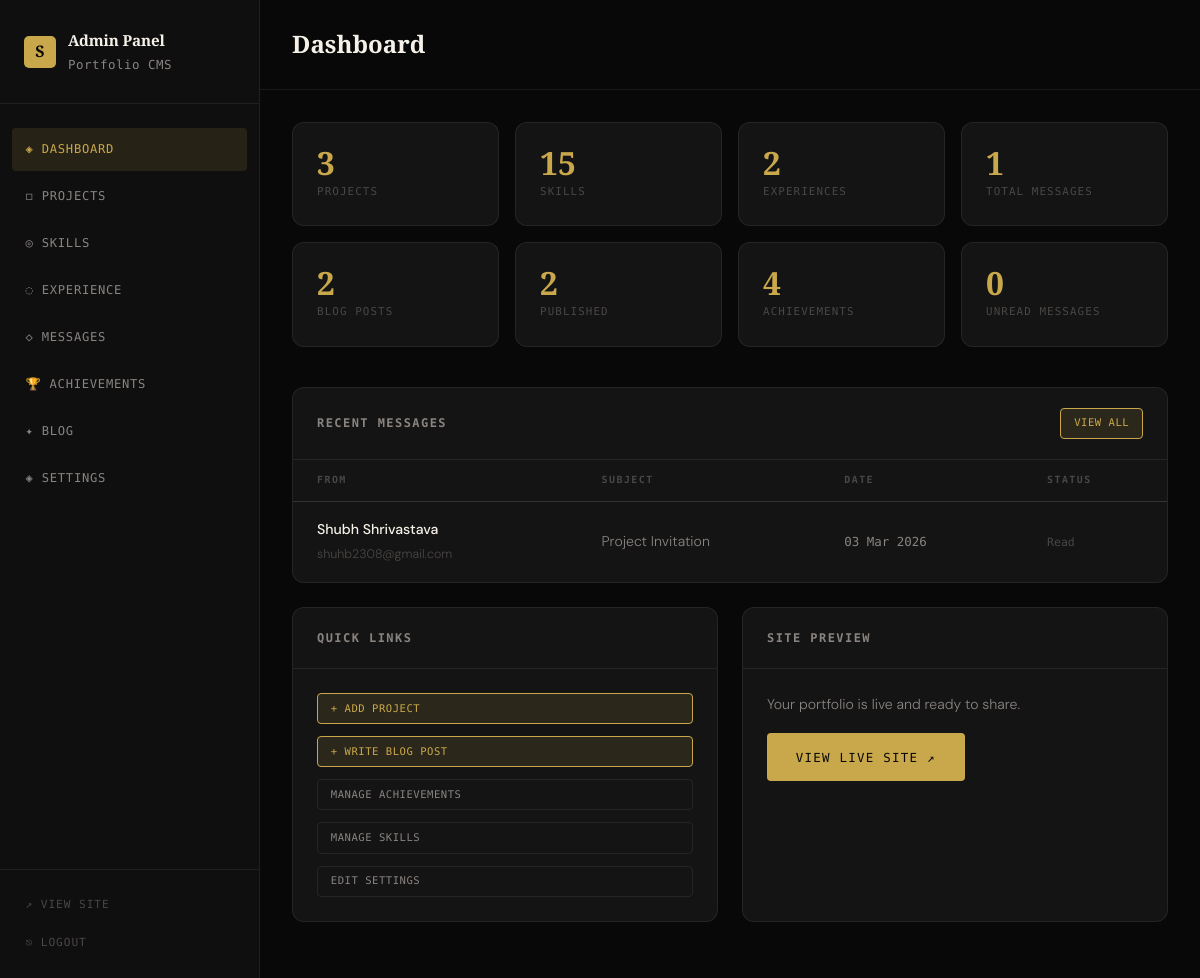
/admin (signed in), run on the app's committed database.
### models.py (models this page shows)
class Message(db.Model):
    id = db.Column(db.Integer, primary_key=True)
    name = db.Column(db.String(200), nullable=False)
    email = db.Column(db.String(200), nullable=False)
    subject = db.Column(db.String(300))
    message = db.Column(db.Text, nullable=False)
    is_read = db.Column(db.Boolean, default=False)
    created_at = db.Column(db.DateTime, default=datetime.utcnow)

### app.py (the view)
@app.route('/admin')
@login_required
def admin_dashboard():
    stats = {
        'projects': Project.query.count(),
        'skills': Skill.query.count(),
        'experience': Experience.query.count(),
        'messages': Message.query.count(),
        'unread': Message.query.filter_by(is_read=False).count(),
        'blogs': BlogPost.query.count(),
        'published_blogs': BlogPost.query.filter_by(published=True).count(),
        'achievements': Achievement.query.count(),
    }
    recent_messages = Message.query.order_by(Message.created_at.desc()).limit(5).all()
    return render_template('admin/dashboard.html', stats=stats, recent_messages=recent_messages)

### app.py (called while the page is built)
def login_required(f):
    @wraps(f)
    def decorated(*args, **kwargs):
        if not session.get('admin_logged_in'):
            return redirect(url_for('admin_login'))
        return f(*args, **kwargs)
    return decorated

### templates/admin/dashboard.html (shortened to what this page needs)
{% extends "admin/base_admin.html" %}
{% block page_title %}Dashboard{% endblock %}
{% block content %}
<div class="admin-stats-grid">
  <div class="admin-stat">
    <div class="num">{{ stats.projects }}</div>
    <div class="label">Projects</div>
  </div>
  <div class="admin-stat">
    <div class="num">{{ stats.skills }}</div>
    <div class="label">Skills</div>
  </div>
  <div class="admin-stat">
    <div class="num">{{ stats.experience }}</div>
    <div class="label">Experiences</div>
  </div>
  <div class="admin-stat">
    <div class="num">{{ stats.messages }}</div>
    <div class="label">Total Messages</div>
  </div>
  <div class="admin-stat">
    <div class="num">{{ stats.blogs }}</div>
    <div class="label">Blog Posts</div>
  </div>
  <div class="admin-stat">
    <div class="num">{{ stats.published_blogs }}</div>
    <div class="label">Published</div>
  </div>
  <div class="admin-stat">
    <div class="num">{{ stats.achievements }}</div>
    <div class="label">Achievements</div>
  </div>
  <div class="admin-stat {% if stats.unread > 0 %}alert{% endif %}">
    <div class="num">{{ stats.unread }}</div>
    <div class="label">Unread Messages</div>
  </div>
</div>
<div class="admin-card">
  <div class="admin-card-header">
    <h2>Recent Messages</h2>
    <a href="{{ url_for('admin_messages') }}" class="btn-sm primary">View All</a>
  </div>
  {% if recent_messages %}
  <table class="admin-table">
    <thead>
      <tr>
        <th>From</th>
        <th>Subject</th>
        <th>Date</th>
        <th>Status</th>
      </tr>
    </thead>
    <tbody>
      {% for msg in recent_messages %}
      <tr>
        <td>
          <strong>{{ msg.name }}</strong><br>
          <span style="font-size:0.78rem;color:var(--text-dim);">{{ msg.email }}</span>
        </td>
        <td>{{ msg.subject or '(no subject)' }}</td>
        <td style="font-family:var(--font-mono);font-size:0.78rem;">{{ msg.created_at.strftime('%d %b %Y') }}</td>
        <td>
          {% if not msg.is_read %}
            <span class="badge-unread">Unread</span>
          {% else %}
            <span style="font-family:var(--font-mono);font-size:0.72rem;color:var(--text-dim);">Read</span>
          {% endif %}
        </td>
      </tr>
      {% endfor %}
    </tbody>
  </table>
  {% else %}
  <div style="padding:2rem;text-align:center;color:var(--text-dim);font-family:var(--font-mono);font-size:0.82rem;">No messages yet.</div>
  {% endif %}
</div>
<div style="display:grid;grid-template-columns:1fr 1fr;gap:1.5rem;">
  <div class="admin-card">
    <div class="admin-card-header">
      <h2>Quick Links</h2>
    </div>
    <div style="padding:1.5rem;display:flex;flex-direction:column;gap:0.75rem;">
      <a href="{{ url_for('admin_project_new') }}" class="btn-sm primary" style="display:inline-flex;">+ Add Project</a>
      <a href="{{ url_for('admin_blog_new') }}" class="btn-sm primary" style="display:inline-flex;">+ Write Blog Post</a>
      <a href="{{ url_for('admin_achievements') }}" class="btn-sm" style="display:inline-flex;">Manage Achievements</a>
      <a href="{{ url_for('admin_skills') }}" class="btn-sm" style="display:inline-flex;">Manage Skills</a>
      <a href="{{ url_for('admin_settings') }}" class="btn-sm" style="display:inline-flex;">Edit Settings</a>
    </div>
  </div>
  <div class="admin-card">
    <div class="admin-card-header"><h2>Site Preview</h2></div>
    <div style="padding:1.5rem;">
      <p style="color:var(--text-muted);font-size:0.88rem;margin-bottom:1rem;">Your portfolio is live and ready to share.</p>
      <a href="{{ url_for('index') }}" target="_blank" class="btn-primary" style="display:inline-flex;font-size:0.78rem;">View Live Site ↗</a>
    </div>
  </div>
</div>
{% endblock %}

### static/css/style.css (style rules this page uses)
:root { --bg: #080808; --bg-2: #0f0f0f; --bg-3: #181818; --surface: #141414; --border: rgba(255,255,255,0.07); --border-hover: rgba(255,255,255,0.15); --text: #f5f0e8; --text-muted: #8a8480; --text-dim: #4a4745; --accent: #c9a84c; --accent-light: #e8c97a; --accent-dim: rgba(201,168,76,0.12); --red: #e05a4e; --radius: 12px; --radius-sm: 4px; --font-display: 'Playfair Display', Georgia, serif; --font-body: 'DM Sans', sans-serif; --font-mono: 'DM Mono', monospace; --transition: 0.35s cubic-bezier(0.25, 0.46, 0.45, 0.94); --max-width: 1200px; }
*, *::before, *::after { box-sizing: border-box; margin: 0; padding: 0; }
html { scroll-behavior: smooth; font-size: 16px; }
body { background: var(--bg); color: var(--text); font-family: var(--font-body); line-height: 1.7; font-weight: 300; overflow-x: hidden; }
a { color: inherit; text-decoration: none; }
.btn-primary { display: inline-flex; align-items: center; gap: 0.5rem; background: var(--accent); color: var(--bg); font-family: var(--font-mono); font-size: 0.78rem; font-weight: 500; letter-spacing: 0.1em; text-transform: uppercase; padding: 0.85rem 1.8rem; border-radius: var(--radius-sm); border: none; cursor: pointer; transition: all var(--transition); }
.admin-stats-grid { display: grid; grid-template-columns: repeat(auto-fill, minmax(200px, 1fr)); gap: 1rem; margin-bottom: 2.5rem; }
.admin-stat { background: var(--surface); border: 1px solid var(--border); border-radius: var(--radius); padding: 1.5rem; }
.admin-stat .num { font-family: var(--font-display); font-size: 2rem; font-weight: 700; color: var(--accent); line-height: 1; margin-bottom: 0.25rem; }
.admin-stat .label { font-family: var(--font-mono); font-size: 0.68rem; letter-spacing: 0.1em; text-transform: uppercase; color: var(--text-dim); }
.admin-card { background: var(--surface); border: 1px solid var(--border); border-radius: var(--radius); overflow: hidden; margin-bottom: 1.5rem; }
.admin-card-header { padding: 1.25rem 1.5rem; border-bottom: 1px solid var(--border); display: flex; align-items: center; justify-content: space-between; }
.admin-card-header h2 { font-family: var(--font-mono); font-size: 0.75rem; letter-spacing: 0.12em; text-transform: uppercase; color: var(--text-muted); }
.admin-table { width: 100%; border-collapse: collapse; }
.admin-table th { font-family: var(--font-mono); font-size: 0.62rem; letter-spacing: 0.15em; text-transform: uppercase; color: var(--text-dim); padding: 0.75rem 1.5rem; text-align: left; border-bottom: 1px solid var(--border); }
.admin-table td { padding: 1rem 1.5rem; border-bottom: 1px solid var(--border); font-size: 0.88rem; color: var(--text-muted); vertical-align: middle; }
.admin-table tr:last-child td { border-bottom: none; }
.admin-table td strong { color: var(--text); font-weight: 500; }
.btn-sm { font-family: var(--font-mono); font-size: 0.66rem; letter-spacing: 0.05em; text-transform: uppercase; padding: 0.35rem 0.8rem; border-radius: var(--radius-sm); border: 1px solid var(--border); background: none; color: var(--text-muted); cursor: pointer; transition: all var(--transition); text-decoration: none; display: inline-flex; align-items: center; }
.btn-sm.primary { border-color: var(--accent); color: var(--accent); background: var(--accent-dim); }

### data on the page
Message: name "Shubh Shrivastava", email "shuhb2308@gmail.com", subject "Project Invitation", created_at "03 Mar 2026", is_read "Read"

### other printed values
{{ stats.projects }} "3"
{{ stats.skills }} "15"
{{ stats.experience }} "2"
{{ stats.messages }} "1"
{{ stats.blogs }} "2"
{{ stats.published_blogs }} "2"
{{ stats.achievements }} "4"
{{ stats.unread }} "0"
